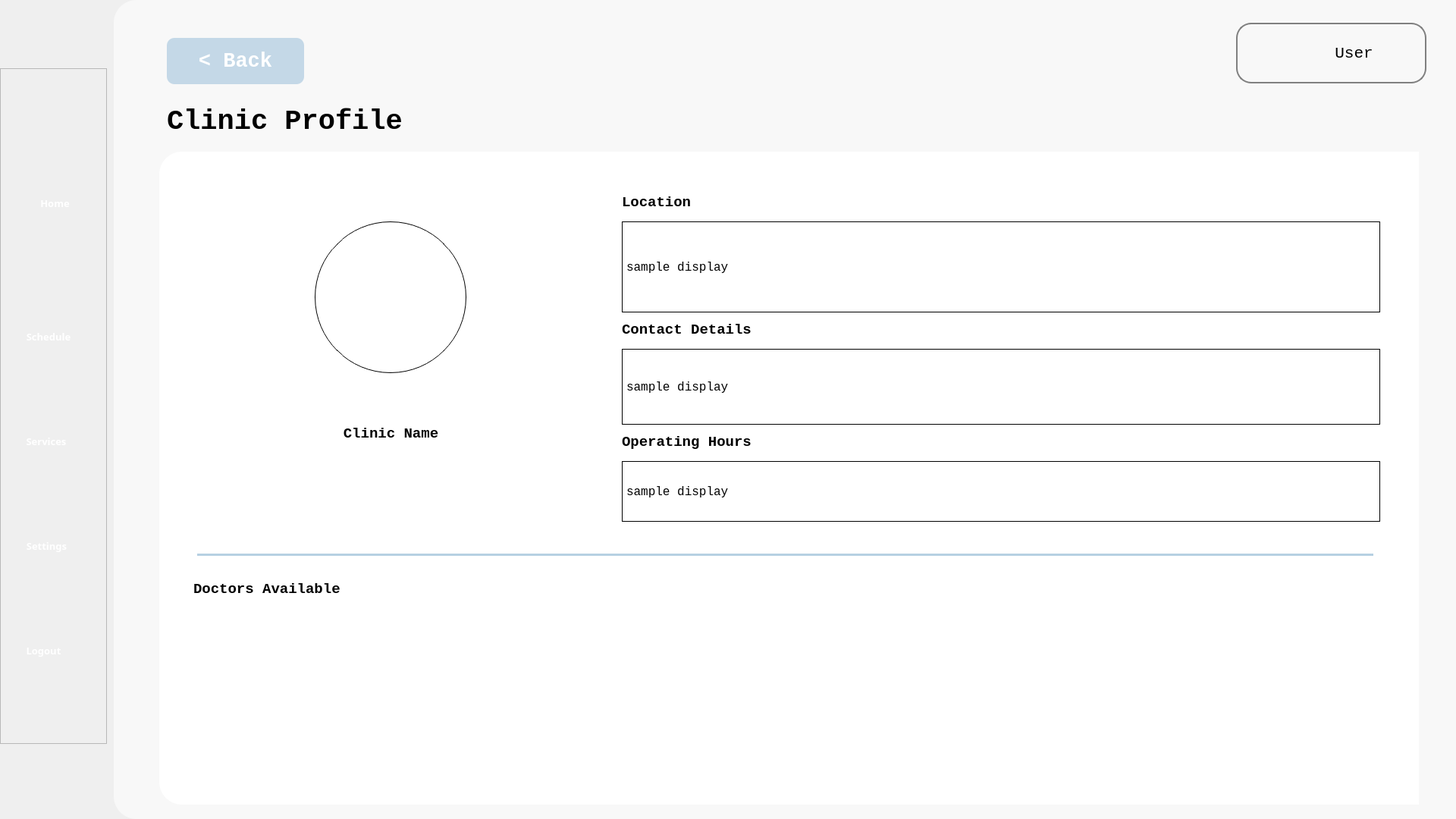
<?xml version="1.0" encoding="UTF-8"?>
<ui version="4.0">
 <class>Form</class>
 <widget class="QWidget" name="Form">
  <property name="geometry">
   <rect>
    <x>0</x>
    <y>0</y>
    <width>1920</width>
    <height>1080</height>
   </rect>
  </property>
  <property name="windowTitle">
   <string>Form</string>
  </property>
  <property name="styleSheet">
   <string notr="true">background-color: &quot;#B6D0E2&quot; </string>
  </property>
  <widget class="QWidget" name="whitebg" native="true">
   <property name="geometry">
    <rect>
     <x>150</x>
     <y>0</y>
     <width>1771</width>
     <height>1080</height>
    </rect>
   </property>
   <property name="cursor">
    <cursorShape>ArrowCursor</cursorShape>
   </property>
   <property name="styleSheet">
    <string notr="true">background-color: #F8F8F8;
border-bottom-left-radius: 30px;
border-top-left-radius: 30px;
</string>
   </property>
   <widget class="QPushButton" name="noti_icon">
    <property name="geometry">
     <rect>
      <x>1380</x>
      <y>30</y>
      <width>70</width>
      <height>81</height>
     </rect>
    </property>
    <property name="text">
     <string/>
    </property>
    <property name="icon">
     <iconset>
      <normaloff>../Images/icon/notification.png</normaloff>../Images/icon/notification.png</iconset>
    </property>
    <property name="iconSize">
     <size>
      <width>40</width>
      <height>40</height>
     </size>
    </property>
   </widget>
   <widget class="QLabel" name="fad_title">
    <property name="geometry">
     <rect>
      <x>70</x>
      <y>120</y>
      <width>481</width>
      <height>81</height>
     </rect>
    </property>
    <property name="font">
     <font>
      <family>Consolas</family>
      <pointsize>28</pointsize>
      <weight>75</weight>
      <bold>true</bold>
     </font>
    </property>
    <property name="text">
     <string>Clinic Profile</string>
    </property>
   </widget>
   <widget class="QFrame" name="user_frame">
    <property name="geometry">
     <rect>
      <x>1480</x>
      <y>30</y>
      <width>251</width>
      <height>80</height>
     </rect>
    </property>
    <property name="styleSheet">
     <string notr="true">border-radius: 20px; border: 2px solid #808080</string>
    </property>
    <property name="frameShape">
     <enum>QFrame::StyledPanel</enum>
    </property>
    <property name="frameShadow">
     <enum>QFrame::Raised</enum>
    </property>
    <widget class="QLabel" name="profile_icon">
     <property name="geometry">
      <rect>
       <x>10</x>
       <y>10</y>
       <width>60</width>
       <height>60</height>
      </rect>
     </property>
     <property name="styleSheet">
      <string notr="true">border: none</string>
     </property>
     <property name="text">
      <string/>
     </property>
     <property name="pixmap">
      <pixmap>../Images/icon/profile_icon.png</pixmap>
     </property>
     <property name="scaledContents">
      <bool>true</bool>
     </property>
    </widget>
    <widget class="QPushButton" name="profile_btn">
     <property name="geometry">
      <rect>
       <x>120</x>
       <y>25</y>
       <width>71</width>
       <height>31</height>
      </rect>
     </property>
     <property name="font">
      <font>
       <family>Consolas</family>
       <pointsize>16</pointsize>
      </font>
     </property>
     <property name="styleSheet">
      <string notr="true">border: none</string>
     </property>
     <property name="text">
      <string>User</string>
     </property>
    </widget>
   </widget>
   <widget class="QFrame" name="profile_display_frame">
    <property name="geometry">
     <rect>
      <x>60</x>
      <y>200</y>
      <width>1661</width>
      <height>861</height>
     </rect>
    </property>
    <property name="styleSheet">
     <string notr="true">background-color: white;</string>
    </property>
    <property name="frameShape">
     <enum>QFrame::StyledPanel</enum>
    </property>
    <property name="frameShadow">
     <enum>QFrame::Raised</enum>
    </property>
    <widget class="QScrollArea" name="scrollArea">
     <property name="geometry">
      <rect>
       <x>30</x>
       <y>30</y>
       <width>1601</width>
       <height>791</height>
      </rect>
     </property>
     <property name="widgetResizable">
      <bool>true</bool>
     </property>
     <widget class="QWidget" name="scrollAreaWidgetContents">
      <property name="geometry">
       <rect>
        <x>0</x>
        <y>0</y>
        <width>1601</width>
        <height>791</height>
       </rect>
      </property>
      <widget class="QLabel" name="doctors_available_label">
       <property name="geometry">
        <rect>
         <x>15</x>
         <y>522</y>
         <width>1491</width>
         <height>50</height>
        </rect>
       </property>
       <property name="minimumSize">
        <size>
         <width>400</width>
         <height>50</height>
        </size>
       </property>
       <property name="maximumSize">
        <size>
         <width>16777215</width>
         <height>30</height>
        </size>
       </property>
       <property name="font">
        <font>
         <family>Consolas</family>
         <pointsize>14</pointsize>
         <weight>75</weight>
         <bold>true</bold>
        </font>
       </property>
       <property name="styleSheet">
        <string notr="true">text-align: center; border: none;</string>
       </property>
       <property name="text">
        <string>Doctors Available</string>
       </property>
       <property name="alignment">
        <set>Qt::AlignLeading|Qt::AlignLeft|Qt::AlignVCenter</set>
       </property>
       <property name="wordWrap">
        <bool>true</bool>
       </property>
      </widget>
      <widget class="QFrame" name="line">
       <property name="geometry">
        <rect>
         <x>20</x>
         <y>500</y>
         <width>1551</width>
         <height>3</height>
        </rect>
       </property>
       <property name="minimumSize">
        <size>
         <width>1000</width>
         <height>3</height>
        </size>
       </property>
       <property name="maximumSize">
        <size>
         <width>16777215</width>
         <height>3</height>
        </size>
       </property>
       <property name="styleSheet">
        <string notr="true">background-color: #B6D0E2; border: none;</string>
       </property>
       <property name="frameShape">
        <enum>QFrame::StyledPanel</enum>
       </property>
       <property name="frameShadow">
        <enum>QFrame::Raised</enum>
       </property>
      </widget>
      <widget class="QLabel" name="clinic_name">
       <property name="geometry">
        <rect>
         <x>25</x>
         <y>292</y>
         <width>501</width>
         <height>100</height>
        </rect>
       </property>
       <property name="minimumSize">
        <size>
         <width>400</width>
         <height>100</height>
        </size>
       </property>
       <property name="maximumSize">
        <size>
         <width>16777215</width>
         <height>16777215</height>
        </size>
       </property>
       <property name="font">
        <font>
         <family>Consolas</family>
         <pointsize>14</pointsize>
         <weight>75</weight>
         <bold>true</bold>
        </font>
       </property>
       <property name="styleSheet">
        <string notr="true">text-align: center; border: none;</string>
       </property>
       <property name="text">
        <string>Clinic Name</string>
       </property>
       <property name="alignment">
        <set>Qt::AlignCenter</set>
       </property>
       <property name="wordWrap">
        <bool>true</bool>
       </property>
      </widget>
      <widget class="QLabel" name="doc_img">
       <property name="geometry">
        <rect>
         <x>175</x>
         <y>62</y>
         <width>200</width>
         <height>200</height>
        </rect>
       </property>
       <property name="minimumSize">
        <size>
         <width>200</width>
         <height>200</height>
        </size>
       </property>
       <property name="maximumSize">
        <size>
         <width>16777215</width>
         <height>16777215</height>
        </size>
       </property>
       <property name="styleSheet">
        <string notr="true">text-align: center;  border-radius: 100px; border: 1px solid black; </string>
       </property>
       <property name="text">
        <string/>
       </property>
       <property name="alignment">
        <set>Qt::AlignCenter</set>
       </property>
      </widget>
      <widget class="QWidget" name="layoutWidget">
       <property name="geometry">
        <rect>
         <x>580</x>
         <y>20</y>
         <width>1011</width>
         <height>441</height>
        </rect>
       </property>
       <layout class="QVBoxLayout" name="verticalLayout">
        <item>
         <layout class="QVBoxLayout" name="location_layout">
          <property name="spacing">
           <number>10</number>
          </property>
          <item>
           <widget class="QLabel" name="location_label">
            <property name="minimumSize">
             <size>
              <width>0</width>
              <height>30</height>
             </size>
            </property>
            <property name="maximumSize">
             <size>
              <width>16777215</width>
              <height>30</height>
             </size>
            </property>
            <property name="font">
             <font>
              <family>Consolas</family>
              <pointsize>14</pointsize>
              <weight>75</weight>
              <bold>true</bold>
             </font>
            </property>
            <property name="styleSheet">
             <string notr="true">text-align: center; border: none;</string>
            </property>
            <property name="text">
             <string>Location</string>
            </property>
           </widget>
          </item>
          <item>
           <widget class="QLabel" name="location_display">
            <property name="minimumSize">
             <size>
              <width>1000</width>
              <height>120</height>
             </size>
            </property>
            <property name="maximumSize">
             <size>
              <width>1000</width>
              <height>120</height>
             </size>
            </property>
            <property name="font">
             <font>
              <family>Consolas</family>
              <pointsize>12</pointsize>
             </font>
            </property>
            <property name="styleSheet">
             <string notr="true">text-align: center; border: 1px solid black; border-radius: 0px;</string>
            </property>
            <property name="text">
             <string>sample display</string>
            </property>
            <property name="wordWrap">
             <bool>true</bool>
            </property>
           </widget>
          </item>
         </layout>
        </item>
        <item>
         <layout class="QVBoxLayout" name="contact_layout">
          <property name="spacing">
           <number>10</number>
          </property>
          <item>
           <widget class="QLabel" name="contact_label">
            <property name="minimumSize">
             <size>
              <width>0</width>
              <height>30</height>
             </size>
            </property>
            <property name="maximumSize">
             <size>
              <width>16777215</width>
              <height>30</height>
             </size>
            </property>
            <property name="font">
             <font>
              <family>Consolas</family>
              <pointsize>14</pointsize>
              <weight>75</weight>
              <bold>true</bold>
             </font>
            </property>
            <property name="styleSheet">
             <string notr="true">text-align: center; border: none;</string>
            </property>
            <property name="text">
             <string>Contact Details</string>
            </property>
           </widget>
          </item>
          <item>
           <widget class="QLabel" name="contact_display">
            <property name="minimumSize">
             <size>
              <width>1000</width>
              <height>100</height>
             </size>
            </property>
            <property name="maximumSize">
             <size>
              <width>1000</width>
              <height>100</height>
             </size>
            </property>
            <property name="font">
             <font>
              <family>Consolas</family>
              <pointsize>12</pointsize>
             </font>
            </property>
            <property name="styleSheet">
             <string notr="true">text-align: center; border: 1px solid black; border-radius: 0px;</string>
            </property>
            <property name="text">
             <string>sample display</string>
            </property>
            <property name="wordWrap">
             <bool>true</bool>
            </property>
           </widget>
          </item>
         </layout>
        </item>
        <item>
         <layout class="QVBoxLayout" name="ophour_layout">
          <property name="spacing">
           <number>10</number>
          </property>
          <item>
           <widget class="QLabel" name="ophour_label">
            <property name="minimumSize">
             <size>
              <width>0</width>
              <height>30</height>
             </size>
            </property>
            <property name="maximumSize">
             <size>
              <width>16777215</width>
              <height>30</height>
             </size>
            </property>
            <property name="font">
             <font>
              <family>Consolas</family>
              <pointsize>14</pointsize>
              <weight>75</weight>
              <bold>true</bold>
             </font>
            </property>
            <property name="styleSheet">
             <string notr="true">text-align: center; border: none;</string>
            </property>
            <property name="text">
             <string>Operating Hours</string>
            </property>
           </widget>
          </item>
          <item>
           <widget class="QLabel" name="ophour_display">
            <property name="minimumSize">
             <size>
              <width>1000</width>
              <height>80</height>
             </size>
            </property>
            <property name="maximumSize">
             <size>
              <width>1000</width>
              <height>80</height>
             </size>
            </property>
            <property name="font">
             <font>
              <family>Consolas</family>
              <pointsize>12</pointsize>
             </font>
            </property>
            <property name="styleSheet">
             <string notr="true">text-align: center; border: 1px solid black; border-radius: 0px;</string>
            </property>
            <property name="text">
             <string>sample display</string>
            </property>
            <property name="wordWrap">
             <bool>true</bool>
            </property>
           </widget>
          </item>
         </layout>
        </item>
       </layout>
      </widget>
     </widget>
    </widget>
   </widget>
   <widget class="QPushButton" name="back_button">
    <property name="enabled">
     <bool>true</bool>
    </property>
    <property name="geometry">
     <rect>
      <x>70</x>
      <y>50</y>
      <width>181</width>
      <height>61</height>
     </rect>
    </property>
    <property name="font">
     <font>
      <family>Consolas</family>
      <pointsize>20</pointsize>
      <weight>75</weight>
      <bold>true</bold>
     </font>
    </property>
    <property name="autoFillBackground">
     <bool>false</bool>
    </property>
    <property name="styleSheet">
     <string notr="true">background-color: rgba(182, 208, 226,0.8);
color: rgb(255, 255, 255);
border-radius: 10px;</string>
    </property>
    <property name="text">
     <string>&lt; Back</string>
    </property>
    <property name="iconSize">
     <size>
      <width>70</width>
      <height>70</height>
     </size>
    </property>
   </widget>
  </widget>
  <widget class="QFrame" name="frame">
   <property name="geometry">
    <rect>
     <x>0</x>
     <y>90</y>
     <width>141</width>
     <height>891</height>
    </rect>
   </property>
   <property name="frameShape">
    <enum>QFrame::StyledPanel</enum>
   </property>
   <property name="frameShadow">
    <enum>QFrame::Raised</enum>
   </property>
   <widget class="QWidget" name="layoutWidget_4">
    <property name="geometry">
     <rect>
      <x>30</x>
      <y>19</y>
      <width>87</width>
      <height>871</height>
     </rect>
    </property>
    <layout class="QVBoxLayout" name="verticalLayout_2">
     <item>
      <widget class="QToolButton" name="home_navigation">
       <property name="enabled">
        <bool>true</bool>
       </property>
       <property name="sizePolicy">
        <sizepolicy hsizetype="Fixed" vsizetype="Fixed">
         <horstretch>0</horstretch>
         <verstretch>0</verstretch>
        </sizepolicy>
       </property>
       <property name="minimumSize">
        <size>
         <width>85</width>
         <height>96</height>
        </size>
       </property>
       <property name="maximumSize">
        <size>
         <width>85</width>
         <height>96</height>
        </size>
       </property>
       <property name="font">
        <font>
         <family>Source Sans Pro Semibold</family>
         <pointsize>10</pointsize>
         <weight>75</weight>
         <bold>true</bold>
        </font>
       </property>
       <property name="styleSheet">
        <string notr="true">border: none; 
color: white;</string>
       </property>
       <property name="text">
        <string>   Home   </string>
       </property>
       <property name="icon">
        <iconset>
         <normaloff>../Images/nav_images/home_page_icon.png</normaloff>../Images/nav_images/home_page_icon.png</iconset>
       </property>
       <property name="iconSize">
        <size>
         <width>70</width>
         <height>70</height>
        </size>
       </property>
       <property name="toolButtonStyle">
        <enum>Qt::ToolButtonTextUnderIcon</enum>
       </property>
      </widget>
     </item>
     <item>
      <widget class="QToolButton" name="appointments_navigation">
       <property name="enabled">
        <bool>true</bool>
       </property>
       <property name="sizePolicy">
        <sizepolicy hsizetype="Fixed" vsizetype="Fixed">
         <horstretch>0</horstretch>
         <verstretch>0</verstretch>
        </sizepolicy>
       </property>
       <property name="font">
        <font>
         <family>Source Sans Pro Semibold</family>
         <pointsize>10</pointsize>
         <weight>75</weight>
         <bold>true</bold>
        </font>
       </property>
       <property name="styleSheet">
        <string notr="true">border: none; 
color: white;</string>
       </property>
       <property name="text">
        <string>Schedule</string>
       </property>
       <property name="icon">
        <iconset>
         <normaloff>../Images/nav_images/appointment_page_icon.png</normaloff>../Images/nav_images/appointment_page_icon.png</iconset>
       </property>
       <property name="iconSize">
        <size>
         <width>70</width>
         <height>70</height>
        </size>
       </property>
       <property name="toolButtonStyle">
        <enum>Qt::ToolButtonTextUnderIcon</enum>
       </property>
      </widget>
     </item>
     <item>
      <widget class="QToolButton" name="services_navigation">
       <property name="enabled">
        <bool>true</bool>
       </property>
       <property name="sizePolicy">
        <sizepolicy hsizetype="Fixed" vsizetype="Fixed">
         <horstretch>0</horstretch>
         <verstretch>0</verstretch>
        </sizepolicy>
       </property>
       <property name="font">
        <font>
         <family>Source Sans Pro Semibold</family>
         <pointsize>10</pointsize>
         <weight>75</weight>
         <bold>true</bold>
        </font>
       </property>
       <property name="styleSheet">
        <string notr="true">border: none; 
color: white;</string>
       </property>
       <property name="text">
        <string>Services</string>
       </property>
       <property name="icon">
        <iconset>
         <normaloff>../Images/nav_images/services_icon.png</normaloff>../Images/nav_images/services_icon.png</iconset>
       </property>
       <property name="iconSize">
        <size>
         <width>70</width>
         <height>70</height>
        </size>
       </property>
       <property name="toolButtonStyle">
        <enum>Qt::ToolButtonTextUnderIcon</enum>
       </property>
      </widget>
     </item>
     <item>
      <widget class="QToolButton" name="settings_navigation">
       <property name="enabled">
        <bool>true</bool>
       </property>
       <property name="sizePolicy">
        <sizepolicy hsizetype="Fixed" vsizetype="Fixed">
         <horstretch>0</horstretch>
         <verstretch>0</verstretch>
        </sizepolicy>
       </property>
       <property name="font">
        <font>
         <family>Source Sans Pro Semibold</family>
         <pointsize>10</pointsize>
         <weight>75</weight>
         <bold>true</bold>
        </font>
       </property>
       <property name="styleSheet">
        <string notr="true">border: none; 
color: white;</string>
       </property>
       <property name="text">
        <string>Settings</string>
       </property>
       <property name="icon">
        <iconset>
         <normaloff>../Images/nav_images/settings_page_icon.png</normaloff>../Images/nav_images/settings_page_icon.png</iconset>
       </property>
       <property name="iconSize">
        <size>
         <width>70</width>
         <height>70</height>
        </size>
       </property>
       <property name="toolButtonStyle">
        <enum>Qt::ToolButtonTextUnderIcon</enum>
       </property>
      </widget>
     </item>
     <item>
      <widget class="QToolButton" name="logout_navigation">
       <property name="enabled">
        <bool>true</bool>
       </property>
       <property name="sizePolicy">
        <sizepolicy hsizetype="Fixed" vsizetype="Fixed">
         <horstretch>0</horstretch>
         <verstretch>0</verstretch>
        </sizepolicy>
       </property>
       <property name="font">
        <font>
         <family>Source Sans Pro Semibold</family>
         <pointsize>10</pointsize>
         <weight>75</weight>
         <bold>true</bold>
        </font>
       </property>
       <property name="styleSheet">
        <string notr="true">border: none; 
color: white;</string>
       </property>
       <property name="text">
        <string>Logout</string>
       </property>
       <property name="icon">
        <iconset>
         <normaloff>../Images/nav_images/logout_icon.png</normaloff>../Images/nav_images/logout_icon.png</iconset>
       </property>
       <property name="iconSize">
        <size>
         <width>70</width>
         <height>70</height>
        </size>
       </property>
       <property name="toolButtonStyle">
        <enum>Qt::ToolButtonTextUnderIcon</enum>
       </property>
      </widget>
     </item>
    </layout>
   </widget>
  </widget>
 </widget>
 <resources/>
 <connections/>
</ui>
